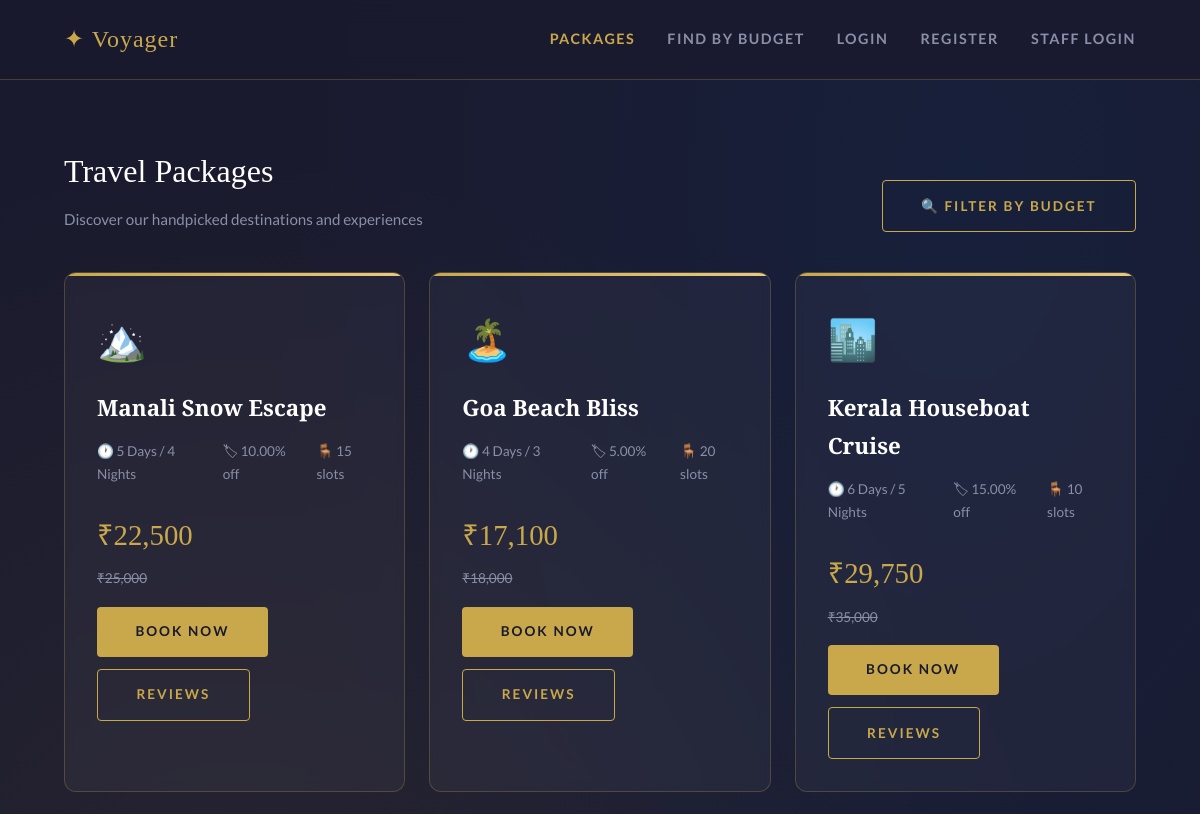
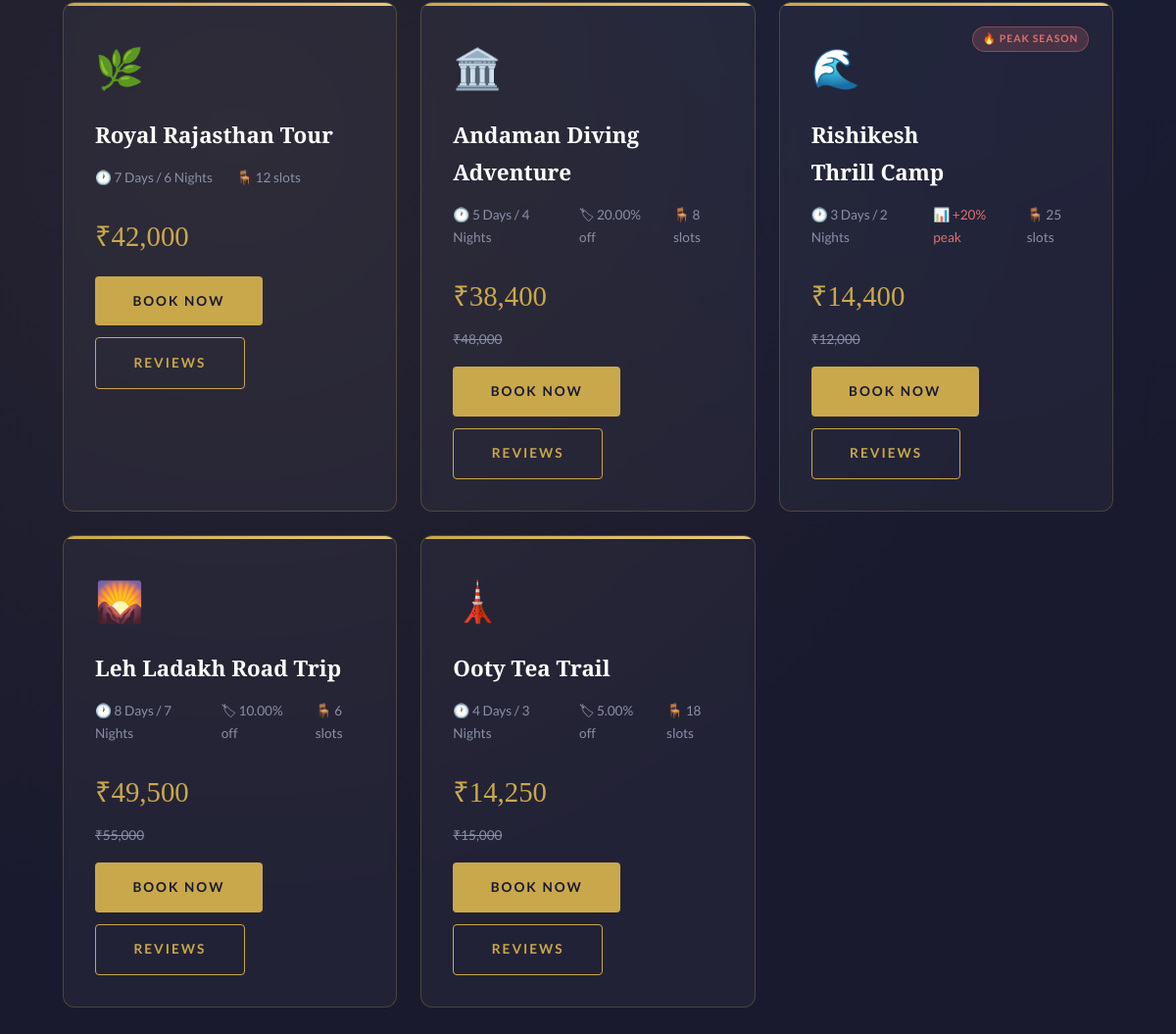
The page /packages.php on the database its author committed (2 pictures, top to bottom).
### tables this page shows
CREATE TABLE IF NOT EXISTS travel_package (
    package_id INT AUTO_INCREMENT PRIMARY KEY,
    package_name VARCHAR(150) NOT NULL,
    duration VARCHAR(50),
    start_date DATE,
    end_date DATE,
    total_cost DECIMAL(12,2) NOT NULL DEFAULT 0,
    discount DECIMAL(5,2) DEFAULT 0,
    available_slots INT DEFAULT 20,
    description TEXT,
    created_at TIMESTAMP DEFAULT CURRENT_TIMESTAMP
);

CREATE TABLE IF NOT EXISTS seasonal_pricing (
    season_id INT AUTO_INCREMENT PRIMARY KEY,
    package_id INT NOT NULL,
    season_name VARCHAR(100) NOT NULL,
    month_start INT NOT NULL,
    month_end INT NOT NULL,
    price_multiplier DECIMAL(4,2) NOT NULL DEFAULT 1.00,
    FOREIGN KEY (package_id) REFERENCES travel_package(package_id) ON DELETE CASCADE
);

### packages.php (the view, shortened to what this page needs)
<?php
include "config.php";
$result = mysqli_query($conn,
    "SELECT tp.*,
            COALESCE(AVG(pr.rating),0) AS avg_rating,
            COUNT(pr.review_id) AS review_count
     FROM travel_package tp
     LEFT JOIN package_review pr ON tp.package_id = pr.package_id
     GROUP BY tp.package_id
     ORDER BY tp.package_id ASC");
?>
<!DOCTYPE html>
<html lang="en">
<head>
  <link rel="stylesheet" href="style.css">
</head>
<body>
<?php include "nav.php"; ?>
<div class="section">
  <div style="display:flex; justify-content:space-between; align-items:flex-end; flex-wrap:wrap; gap:1rem; margin-bottom:2.5rem;">
    <div>
      <div class="section-title">Travel Packages</div>
      <p class="section-subtitle" style="margin-bottom:0;">Discover our handpicked destinations and experiences</p>
    </div>
    <a href="recommend.php" class="btn btn-outline" style="font-size:0.85rem;">🔍 Filter by Budget</a>
  </div>
  <div class="grid">
    <?php
    $icons = ['🏔️','🏝️','🏙️','🌿','🏛️','🌊','🌄','🗼','🏜️','🌋'];
    $i = 0;
    while($row = mysqli_fetch_assoc($result)):
      $icon = $icons[$i % count($icons)];
      $slots = $row['available_slots'] ?? 999;
      $current_month = (int)date('n');
      $season_row = mysqli_fetch_assoc(mysqli_query($conn,
          "SELECT * FROM seasonal_pricing
           WHERE package_id='{$row['package_id']}'
             AND '$current_month' BETWEEN month_start AND month_end
           LIMIT 1"));
      $price_multiplier = $season_row['price_multiplier'] ?? 1.0;
      $season_label     = $season_row['season_name'] ?? null;
      $season_base      = $row['total_cost'] * $price_multiplier;
      $discounted       = $season_base * (1 - $row['discount']/100);
      $is_peak          = $price_multiplier > 1.0;
      $i++;
    ?>
    <div class="card pkg-card" style="animation: fadeUp 0.5s <?php echo $i*0.1; ?>s ease both;">
      <div style="font-size:2.5rem; margin-bottom:1rem;"><?php echo $icon; ?></div>
      <?php if($season_label): ?>
      <div style="position:absolute; top:1.5rem; right:1.5rem;
        background:<?php echo $is_peak ? 'rgba(224,112,112,0.2)' : 'rgba(100,200,120,0.2)'; ?>;
        color:<?php echo $is_peak ? '#e07070' : '#64c878'; ?>;
        font-size:0.65rem; font-weight:700; padding:0.2rem 0.6rem; border-radius:50px;
        letter-spacing:1px; text-transform:uppercase;
        border:1px solid <?php echo $is_peak ? 'rgba(224,112,112,0.4)' : 'rgba(100,200,120,0.4)'; ?>;">
        <?php echo $is_peak ? '🔥' : '❄️'; ?> <?php echo htmlspecialchars($season_label); ?>
      </div>
      <?php endif; ?>
      <h3 <?php echo $season_label ? 'style="padding-right:6rem;"' : ''; ?>><?php echo htmlspecialchars($row['package_name']); ?></h3>
      <div class="pkg-meta">
        <span>🕐 <?php echo htmlspecialchars($row['duration']); ?></span>
        <?php if($row['discount'] > 0): ?><span>🏷 <?php echo $row['discount']; ?>% off</span><?php endif; ?>
        <?php if($price_multiplier != 1.0): ?>
        <span style="color:<?php echo $is_peak ? '#e07070' : '#64c878'; ?>;">
          📊 <?php echo $is_peak ? '+' . round(($price_multiplier-1)*100) . '% peak' : round((1-$price_multiplier)*100) . '% off season'; ?>
        </span>
        <?php endif; ?>
        <span <?php echo $slots <= 3 ? 'style="color:#e07070;"' : ''; ?>>
          🪑 <?php echo $slots <= 0 ? 'Fully Booked' : "$slots slots"; ?>
        </span>
      </div>
      <div class="pkg-price">₹<?php echo number_format($discounted); ?></div>
      <?php if($row['discount'] > 0 || $price_multiplier != 1.0): ?>
      <div style="color:var(--muted); font-size:0.85rem; text-decoration:line-through; margin-bottom:1rem;">₹<?php echo number_format($row['total_cost']); ?></div>
      <?php else: ?><div style="margin-bottom:1rem;"></div><?php endif; ?>
      <div style="display:flex; gap:0.75rem; flex-wrap:wrap;">
        <?php if($slots > 0): ?>
        <a href="book.php?package_id=<?php echo $row['package_id']; ?>" class="btn btn-primary" style="font-size:0.85rem;">Book Now</a>
        <?php else: ?>
        <span class="btn" style="background:rgba(255,255,255,0.08); color:var(--muted); font-size:0.85rem; cursor:not-allowed;">Fully Booked</span>
        <?php endif; ?>
        <a href="package_review.php?package_id=<?php echo $row['package_id']; ?>" class="btn btn-outline" style="font-size:0.85rem;">Reviews</a>
      </div>
    </div>
    <?php endwhile; ?>
  </div>
</div>
</body>
</html>

### nav.php
<?php
$current = basename($_SERVER['PHP_SELF']);
?>
<nav>
  <a href="index.php" class="nav-brand">✦ Voyager</a>
  <div class="nav-links">
    <?php if(isset($_SESSION['role']) && $_SESSION['role'] === 'user'): ?>
      <a href="dashboard.php"   <?php if($current=='dashboard.php')   echo 'style="color:var(--gold)"'; ?>>Dashboard</a>
      <a href="packages.php"    <?php if($current=='packages.php')    echo 'style="color:var(--gold)"'; ?>>Packages</a>
      <a href="recommend.php"   <?php if($current=='recommend.php')   echo 'style="color:var(--gold)"'; ?>>Find by Budget</a>
      <a href="custom_trip.php" <?php if($current=='custom_trip.php') echo 'style="color:var(--gold)"'; ?>>Custom Trip</a>
      <a href="review.php"      <?php if($current=='review.php')      echo 'style="color:var(--gold)"'; ?>>Reviews</a>
      <a href="expense_charts.php" <?php if($current=='expense_charts.php') echo 'style="color:var(--gold)"'; ?>>📊 Charts</a>
      <a href="journal.php"   <?php if($current=='journal.php')   echo 'style="color:var(--gold)"'; ?>>📓 Journal</a>
      <a href="logout.php" class="btn btn-danger" style="padding:0.4rem 1rem; font-size:0.8rem; border-radius:4px; display:inline-block;">Logout</a>
    <?php elseif(isset($_SESSION['role']) && $_SESSION['role'] === 'admin'): ?>
      <a href="admin_dashboard.php" <?php if($current=='admin_dashboard.php') echo 'style="color:var(--gold)"'; ?>>Overview</a>
      <a href="logout.php" class="btn btn-danger" style="padding:0.4rem 1rem; font-size:0.8rem; border-radius:4px; display:inline-block;">Logout</a>
    <?php else: ?>
      <a href="packages.php"  <?php if($current=='packages.php')  echo 'style="color:var(--gold)"'; ?>>Packages</a>
      <a href="recommend.php" <?php if($current=='recommend.php') echo 'style="color:var(--gold)"'; ?>>Find by Budget</a>
      <a href="login.php"     <?php if($current=='login.php')      echo 'style="color:var(--gold)"'; ?>>Login</a>
      <a href="register.php"  <?php if($current=='register.php')   echo 'style="color:var(--gold)"'; ?>>Register</a>
      <a href="admin_login.php" <?php if($current=='admin_login.php') echo 'style="color:var(--gold)"'; ?>>Staff Login</a>
    <?php endif; ?>
  </div>
</nav>

### style.css (style rules this page uses)
:root { --sand: #f5ede0; --deep: #1a1a2e; --ocean: #16213e; --gold: #c9a84c; --gold-light: #e8c97e; --white: #ffffff; --muted: #8a8fa8; --border: rgba(201,168,76,0.25); --card-bg: rgba(255,255,255,0.04); --shadow: 0 8px 40px rgba(0,0,0,0.4); }
*, *::before, *::after { box-sizing: border-box; margin: 0; padding: 0; }
body { font-family: 'Lato', sans-serif; background: var(--deep); color: var(--white); min-height: 100vh; line-height: 1.7; background-image: radial-gradient(ellipse at 20% 50%, rgba(201,168,76,0.07) 0%, transparent 60%), radial-gradient(ellipse at 80% 10%, rgba(22,33,62,0.8) 0%, transparent 50%); }
nav { display: flex; align-items: center; justify-content: space-between; padding: 1.2rem 4rem; border-bottom: 1px solid var(--border); background: rgba(26,26,46,0.85); backdrop-filter: blur(12px); position: sticky; top: 0; z-index: 100; }
.nav-brand { font-family: 'Playfair Display', serif; font-size: 1.5rem; color: var(--gold); text-decoration: none; letter-spacing: 1px; }
.nav-links { display: flex; gap: 2rem; }
.nav-links a { color: var(--muted); text-decoration: none; font-size: 0.9rem; letter-spacing: 1.5px; text-transform: uppercase; font-weight: 700; transition: color 0.3s; }
.btn { display: inline-block; padding: 0.85rem 2.4rem; border-radius: 4px; font-family: 'Lato', sans-serif; font-size: 0.85rem; font-weight: 700; letter-spacing: 2px; text-transform: uppercase; text-decoration: none; cursor: pointer; border: none; transition: all 0.3s; }
.btn-primary { background: var(--gold); color: var(--deep); }
.btn-outline { background: transparent; color: var(--gold); border: 1px solid var(--gold); }
.card { background: var(--card-bg); border: 1px solid var(--border); border-radius: 12px; padding: 2rem; transition: transform 0.3s, box-shadow 0.3s, border-color 0.3s; backdrop-filter: blur(4px); }
.card h3 { font-family: 'Playfair Display', serif; font-size: 1.4rem; margin-bottom: 0.8rem; color: var(--white); }
.grid { display: grid; grid-template-columns: repeat(auto-fill, minmax(300px, 1fr)); gap: 1.5rem; }
.section { padding: 4rem 4rem; }
.section-title { font-family: 'Playfair Display', serif; font-size: 2rem; margin-bottom: 0.5rem; }
.section-subtitle { color: var(--muted); margin-bottom: 2.5rem; font-size: 0.95rem; }
.pkg-card { position: relative; overflow: hidden; }
.pkg-card::before { content: ''; position: absolute; top: 0; left: 0; right: 0; height: 3px; background: linear-gradient(90deg, var(--gold), var(--gold-light)); }
.pkg-price { font-family: 'Playfair Display', serif; font-size: 1.8rem; color: var(--gold); margin: 0.5rem 0; }
.pkg-meta { color: var(--muted); font-size: 0.85rem; display: flex; gap: 1.5rem; margin-bottom: 1.5rem; }
.pkg-meta span { display: flex; align-items: center; gap: 0.3rem; }
a { color: var(--gold); text-decoration: none; transition: color 0.2s; }

### rows shown on the page
travel_package: icon "🏔️", package_name "Manali Snow Escape", duration "5 Days / 4 Nights", discount "10.00", available_slots "15", discounted "22,500", total_cost "25,000"
travel_package: icon "🏝️", package_name "Goa Beach Bliss", duration "4 Days / 3 Nights", discount "5.00", available_slots "20", discounted "17,100", total_cost "18,000"
travel_package: icon "🏙️", package_name "Kerala Houseboat Cruise", duration "6 Days / 5 Nights", discount "15.00", available_slots "10", discounted "29,750", total_cost "35,000"
travel_package: icon "🌿", package_name "Royal Rajasthan Tour", duration "7 Days / 6 Nights", available_slots "12", discounted "42,000"
travel_package: icon "🏛️", package_name "Andaman Diving Adventure", duration "5 Days / 4 Nights", discount "20.00", available_slots "8", discounted "38,400", total_cost "48,000"
travel_package: icon "🌊", seasonal_pricing.season_name "PEAK SEASON", package_name "Rishikesh Thrill Camp", duration "3 Days / 2 Nights", seasonal_pricing.price_multiplier "20", available_slots "25", discounted "14,400", total_cost "12,000"
travel_package: icon "🌄", package_name "Leh Ladakh Road Trip", duration "8 Days / 7 Nights", discount "10.00", available_slots "6", discounted "49,500", total_cost "55,000"
travel_package: icon "🗼", package_name "Ooty Tea Trail", duration "4 Days / 3 Nights", discount "5.00", available_slots "18", discounted "14,250", total_cost "15,000"
